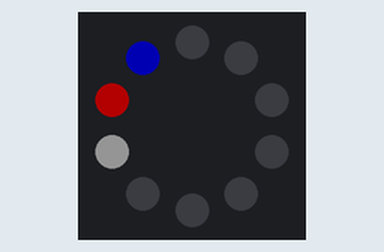
Bench run of a program on a simulated Circuit Playground running CircuitPython. On the bench: the board's ring of 10 RGB LEDs (number 0 left of the top, counting anticlockwise). Dim RGB values are drawn brighter than linear.

Above: at 0.04 s.
At 0.42 s:
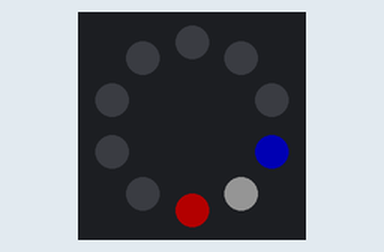
At 0.88 s:
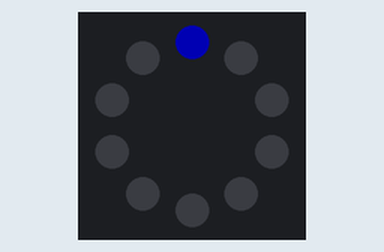
At 1.25 s:
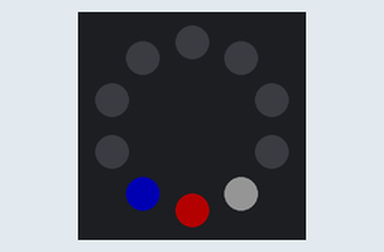
At 1.62 s:
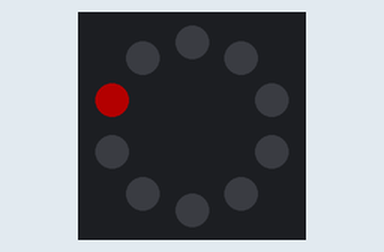

The program:

USAscan.py
```python
# Author:   David Kolet-Tassara
# Date:     July 4, 2017
# Purpose:  Demonstrates the use of the neopixels on Adafruit's
#           Circuit Python. Simulates cylon scanning with USA twist.
# Required Packages:
# neopixel
# https://github.com/adafruit/Adafruit_CircuitPython_NeoPixel/releases

import board
import neopixel
import time

DELAY = .09     #Controls rate of scan, smaller is faster
RED = (60,0,0)
WHITE = (20,20,20)
BLUE = (0,0,60)


p = neopixel.NeoPixel(board.NEOPIXEL, 10)

def getColor(n):
    color = n%3
    if color == 1:
        return RED
    elif color == 2:
        return WHITE
    else:
        return BLUE

def scan(t):
    for i in range(10):
        if i+2 < 10:
            p[i] = getColor(i)
            p[i+1] = getColor(i+1)
            p[i+2] = getColor(i+2)
            p[i-1] = (0,0,0)
        elif i+1 < 10:
            p[i] = getColor(i)
            p[i+1] = getColor(i+1)
            p[i-1] = (0,0,0)
        else:
            p[i] = getColor(i)
            p[i-1] = (0,0,0)
        p.write()
        time.sleep(t)

    for i in range(8,0,-1):
        if i-2 > 0:
            p[i-2] = getColor(i-2)
            p[i-1] = getColor(i-1)
            p[i] = getColor(i)
        p[i+1] = (0,0,0)
        p.write()
        time.sleep(t)

while True:
    scan(DELAY)
```

Measured:
- by itself, everything shown: repeats every 1.7 s, in 18 steps
